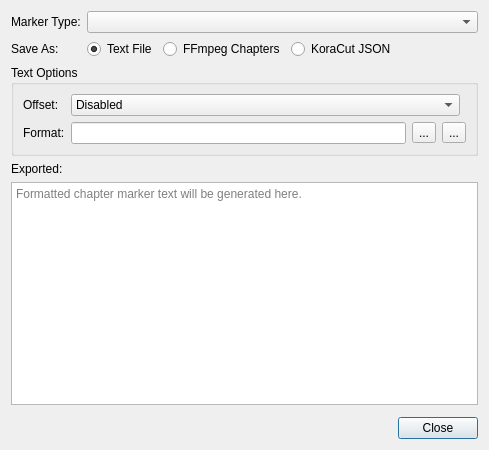
<?xml version="1.0" encoding="UTF-8"?>
<ui version="4.0">
 <author>
SPDX-FileCopyrightText: none
SPDX-License-Identifier: GPL-3.0-only OR LicenseRef-KDE-Accepted-GPL
 </author>
 <class>ExportGuidesDialog_UI</class>
 <widget class="QDialog" name="ExportGuidesDialog_UI">
  <property name="geometry">
   <rect>
    <x>0</x>
    <y>0</y>
    <width>489</width>
    <height>450</height>
   </rect>
  </property>
  <property name="windowTitle">
   <string>Marker</string>
  </property>
  <layout class="QGridLayout" name="gridLayout">
   <item row="4" column="0" colspan="5">
    <widget class="QPlainTextEdit" name="generatedContent">
     <property name="readOnly">
      <bool>true</bool>
     </property>
     <property name="placeholderText">
      <string>Formatted chapter marker text will be generated here.</string>
     </property>
    </widget>
   </item>
   <item row="6" column="0" colspan="5">
    <widget class="QDialogButtonBox" name="buttonBox">
     <property name="orientation">
      <enum>Qt::Horizontal</enum>
     </property>
     <property name="standardButtons">
      <set>QDialogButtonBox::Close</set>
     </property>
    </widget>
   </item>
   <item row="2" column="0" colspan="5">
    <widget class="QGroupBox" name="textOptions">
     <property name="title">
      <string>Text Options</string>
     </property>
     <property name="flat">
      <bool>false</bool>
     </property>
     <layout class="QFormLayout" name="formLayout">
      <item row="0" column="0">
       <widget class="QLabel" name="label_4">
        <property name="sizePolicy">
         <sizepolicy hsizetype="Maximum" vsizetype="Preferred">
          <horstretch>0</horstretch>
          <verstretch>0</verstretch>
         </sizepolicy>
        </property>
        <property name="text">
         <string>Offset:</string>
        </property>
       </widget>
      </item>
      <item row="2" column="0">
       <widget class="QLabel" name="label">
        <property name="text">
         <string>Format:</string>
        </property>
       </widget>
      </item>
      <item row="2" column="1">
       <layout class="QHBoxLayout" name="horizontalLayout_2">
        <item>
         <widget class="QLineEdit" name="formatEdit"/>
        </item>
        <item>
         <widget class="QToolButton" name="infoButton">
          <property name="text">
           <string>...</string>
          </property>
          <property name="icon">
           <iconset theme="help-about">
            <normaloff>../../../../.designer/backup</normaloff>../../../../.designer/backup</iconset>
          </property>
          <property name="popupMode">
           <enum>QToolButton::InstantPopup</enum>
          </property>
          <property name="arrowType">
           <enum>Qt::NoArrow</enum>
          </property>
         </widget>
        </item>
        <item>
         <widget class="QToolButton" name="buttonReset">
          <property name="toolTip">
           <string>Reset</string>
          </property>
          <property name="text">
           <string>...</string>
          </property>
          <property name="icon">
           <iconset theme="edit-reset">
            <normaloff>../../../../.designer/backup</normaloff>../../../../.designer/backup</iconset>
          </property>
         </widget>
        </item>
       </layout>
      </item>
      <item row="0" column="1">
       <layout class="QHBoxLayout" name="horizontalLayout">
        <item>
         <widget class="QComboBox" name="offsetTimeComboBox">
          <property name="sizePolicy">
           <sizepolicy hsizetype="MinimumExpanding" vsizetype="Fixed">
            <horstretch>0</horstretch>
            <verstretch>0</verstretch>
           </sizepolicy>
          </property>
          <item>
           <property name="text">
            <string>Disabled</string>
           </property>
          </item>
          <item>
           <property name="text">
            <string>Add</string>
           </property>
          </item>
          <item>
           <property name="text">
            <string>Subtract</string>
           </property>
          </item>
         </widget>
        </item>
        <item>
         <widget class="TimecodeDisplay" name="offsetTimeSpinbox" native="true"/>
        </item>
       </layout>
      </item>
     </layout>
    </widget>
   </item>
   <item row="5" column="0" colspan="5">
    <widget class="KMessageWidget" name="messageWidget">
     <property name="closeButtonVisible">
      <bool>true</bool>
     </property>
    </widget>
   </item>
   <item row="0" column="0">
    <widget class="QLabel" name="label_3">
     <property name="sizePolicy">
      <sizepolicy hsizetype="Maximum" vsizetype="Preferred">
       <horstretch>0</horstretch>
       <verstretch>0</verstretch>
      </sizepolicy>
     </property>
     <property name="text">
      <string>Marker Type:</string>
     </property>
    </widget>
   </item>
   <item row="1" column="4">
    <spacer name="horizontalSpacer">
     <property name="orientation">
      <enum>Qt::Horizontal</enum>
     </property>
     <property name="sizeHint" stdset="0">
      <size>
       <width>55</width>
       <height>20</height>
      </size>
     </property>
    </spacer>
   </item>
   <item row="1" column="1">
    <widget class="QRadioButton" name="format_text">
     <property name="text">
      <string>Text File</string>
     </property>
     <property name="checked">
      <bool>true</bool>
     </property>
    </widget>
   </item>
   <item row="1" column="3">
    <widget class="QRadioButton" name="format_json">
     <property name="text">
      <string>KoraCut JSON</string>
     </property>
    </widget>
   </item>
   <item row="0" column="1" colspan="4">
    <widget class="MarkerCategoryChooser" name="categoryChooser">
     <property name="sizePolicy">
      <sizepolicy hsizetype="MinimumExpanding" vsizetype="Fixed">
       <horstretch>0</horstretch>
       <verstretch>0</verstretch>
      </sizepolicy>
     </property>
     <property name="onlyUsed" stdset="0">
      <bool>true</bool>
     </property>
    </widget>
   </item>
   <item row="1" column="0">
    <widget class="QLabel" name="label_5">
     <property name="text">
      <string>Save As:</string>
     </property>
    </widget>
   </item>
   <item row="3" column="0" colspan="5">
    <widget class="QLabel" name="label_2">
     <property name="text">
      <string>Exported:</string>
     </property>
    </widget>
   </item>
   <item row="1" column="2">
    <widget class="QRadioButton" name="format_ffmpeg">
     <property name="text">
      <string>FFmpeg Chapters</string>
     </property>
    </widget>
   </item>
  </layout>
 </widget>
 <customwidgets>
  <customwidget>
   <class>KMessageWidget</class>
   <extends>QFrame</extends>
   <header>kmessagewidget.h</header>
   <container>1</container>
  </customwidget>
  <customwidget>
   <class>TimecodeDisplay</class>
   <extends>QWidget</extends>
   <header>widgets/timecodedisplay.h</header>
  </customwidget>
  <customwidget>
   <class>MarkerCategoryChooser</class>
   <extends>QComboBox</extends>
   <header>widgets/markercategorychooser.h</header>
  </customwidget>
 </customwidgets>
 <tabstops>
  <tabstop>categoryChooser</tabstop>
  <tabstop>format_text</tabstop>
  <tabstop>format_ffmpeg</tabstop>
  <tabstop>format_json</tabstop>
  <tabstop>offsetTimeComboBox</tabstop>
  <tabstop>formatEdit</tabstop>
  <tabstop>infoButton</tabstop>
  <tabstop>buttonReset</tabstop>
  <tabstop>generatedContent</tabstop>
 </tabstops>
 <resources/>
 <connections>
  <connection>
   <sender>buttonBox</sender>
   <signal>accepted()</signal>
   <receiver>ExportGuidesDialog_UI</receiver>
   <slot>accept()</slot>
   <hints>
    <hint type="sourcelabel">
     <x>248</x>
     <y>254</y>
    </hint>
    <hint type="destinationlabel">
     <x>157</x>
     <y>274</y>
    </hint>
   </hints>
  </connection>
  <connection>
   <sender>buttonBox</sender>
   <signal>rejected()</signal>
   <receiver>ExportGuidesDialog_UI</receiver>
   <slot>reject()</slot>
   <hints>
    <hint type="sourcelabel">
     <x>316</x>
     <y>260</y>
    </hint>
    <hint type="destinationlabel">
     <x>286</x>
     <y>274</y>
    </hint>
   </hints>
  </connection>
 </connections>
</ui>
